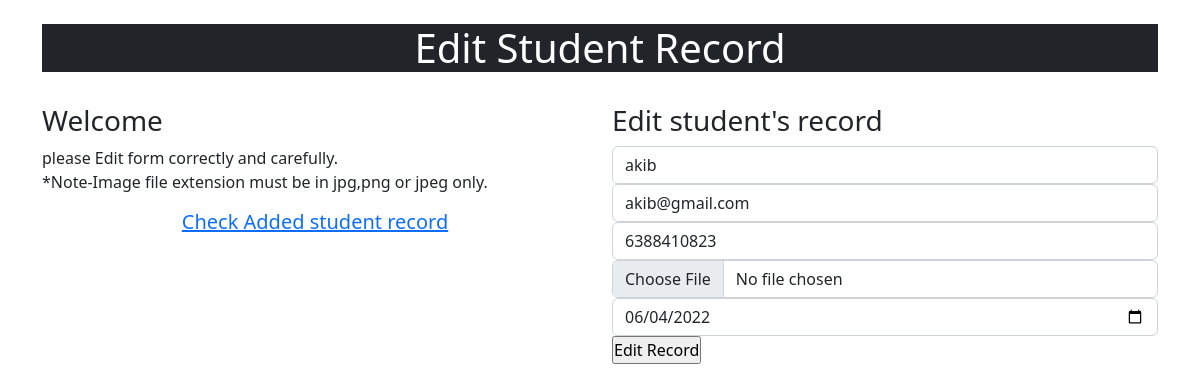
/edit.php?id=5, run on the app's committed database.
### tables this page shows
CREATE TABLE `student` (
  `id` int(255) NOT NULL,
  `name` varchar(255) DEFAULT NULL,
  `email` varchar(255) DEFAULT NULL,
  `phone` varchar(255) DEFAULT NULL,
  `image` varchar(255) DEFAULT NULL,
  `created_at` varchar(50) DEFAULT current_timestamp()
);

### edit.php (the view, shortened to what this page needs)
<!DOCTYPE html>
<html lang="en">
<head>
  <?php include 'links.php'; ?>
</head>
<body>
<div class="container register">
    <br>
    <h1 class="text-white bg-dark text-center">
        Edit Student Record
    </h1>
    <br>
  <div class="row">
    <div class="col-md-6 register-left">
      <h3>Welcome</h3>
      <p>please Edit form correctly and carefully. <br>
      *Note-Image file extension must be in jpg,png or jpeg only.
      </p>
      <h5><a href="display.php">Check Added student record</a></h5>  <br>
    </div>
    <div class="col-md-6 register-right">
      <h3 class="register-heading">Edit student's record</h3>
      <form action="display.php" method="POST" enctype="multipart/form-data">
        <div class="register-form">
        <?php
include 'connection.php';
$ids=$_GET['id'];
$showquery ="select * from student where id={$ids}";
$showdata=mysqli_query($con,$showquery);
$arrdata=mysqli_fetch_array($showdata);
        ?>
            <div class="form-group">
              <input type="text" class="form-control"
              placeholder="enter your name*" name="name"
              value="<?php echo $arrdata['name']; ?>" required>
            </div>
            <div class="form-group">
              <input type="email" class="form-control"
              placeholder="Enter email*" name="email"
              value="<?php echo $arrdata['email']; ?>" required>
            </div>
            <div class="form-group">
              <input type="tel" class="form-control"
              placeholder="Enter Phone*" name="phone"
              value="<?php echo $arrdata['phone']; ?>" required>
            </div>
            <div class="form-group">
              <input type="file" class="form-control"
              placeholder="add image*"
               name="file"
              value="<?php echo $arrdata['image']; ?>" required>
            </div>
            <div class="form-group">
              <input type="date" class="form-control"
              placeholder="Add date" name="date"
              value="<?php echo $arrdata['created_at']; ?>" >
            </div>
            <input type="submit" class="btnRegister"
            name="submit" value="Edit Record">
        </div>
       </form>
    </div>
  </div>
</div>
</body>
</html>

### style.css (style rules this page uses)
* { padding: 0; margin: 0; box-sizing: border-box; }
a { text-decoration: none; display: flex; justify-content: center; }

### data on the page
student: name "akib", email "akib@gmail.com", phone "6388410823", date "06/04/2022"
